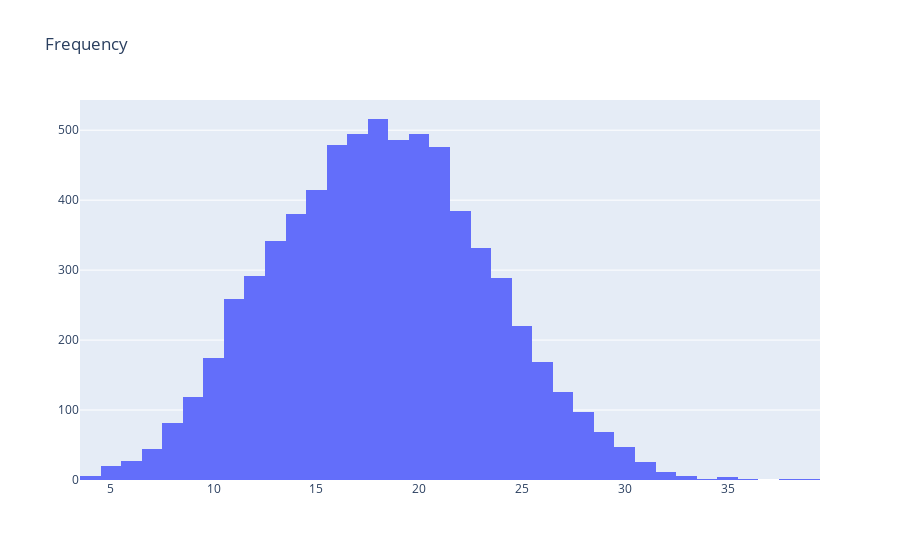

The code cell stored with this chart in its notebook:
### Code cell
#plot the histogram
plot_data = [go.Histogram(x=freq['frequency'])]
plot_layout = go.Layout(title='Frequency')
fig = go.Figure(data=plot_data, layout=plot_layout)

pyoff.iplot(fig)

### Figure 1 — Plotly figure (JSON) as saved in the notebook; plotly's stock layout.template omitted (floating-point values rounded to 4 significant figures; data arrays with more than 128 entries replaced by an {"elided": "..."} marker saying what was removed)
{"data": [{"type": "histogram", "x": {"elided": "6889 int values"}}], "layout": {"title": {"text": "Frequency"}}}
